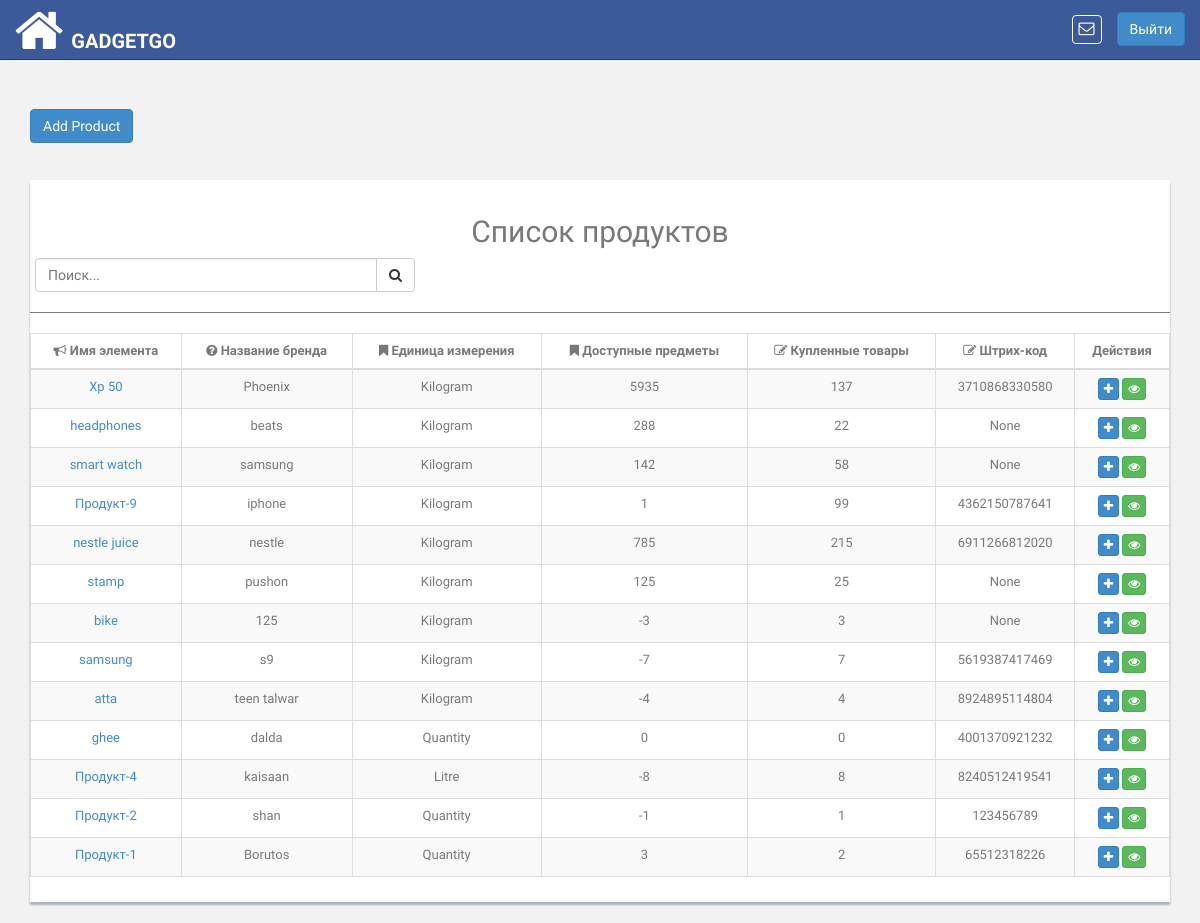
Page /product/items/list/ (signed in) on the committed database.
### pis_product/models.py (models this page shows, shortened)
class Product(models.Model):
    UNIT_TYPE_KG = 'Kilogram'
    UNIT_TYPE_GRAM = 'Gram'
    UNIT_TYPE_LITRE = 'Litre'
    UNIT_TYPE_QUANTITY = 'Quantity'
    UNIT_TYPES = (
        (UNIT_TYPE_KG, 'Kilogram'),
        (UNIT_TYPE_GRAM, 'Gram'),
        (UNIT_TYPE_LITRE, 'Litre'),
        (UNIT_TYPE_QUANTITY, 'Quantity'),
    )
    unit_type = models.CharField(
        choices=UNIT_TYPES, default=UNIT_TYPE_QUANTITY,
        blank=True, null=True, max_length=200
    )
    name = models.CharField(max_length=100, unique=True)
    brand_name = models.CharField(max_length=200, blank=True, null=True)
    retailer = models.ForeignKey(
        'pis_retailer.Retailer',
        related_name='retailer_product',on_delete=models.CASCADE
    )
    bar_code = models.CharField(max_length=13, unique=True, blank=True,
                                null=True)
    def __unicode__(self):
        return self.name
    def product_available_items(self):
        try:
            obj_stock_in = self.stockin_product.aggregate(Sum('quantity'))
            stock_in = float(obj_stock_in.get('quantity__sum'))
        except:
            stock_in = 0
        try:
            obj_stock_out = self.stockout_product.aggregate(
                Sum('stock_out_quantity'))
            stock_out = float(obj_stock_out.get('stock_out_quantity__sum'))
        except:
            stock_out = 0
        return  stock_in - stock_out
    def product_purchased_items(self):
        try:
            obj_stock_out = self.stockout_product.aggregate(
                Sum('stock_out_quantity'))
            stock_out = float(obj_stock_out.get('stock_out_quantity__sum'))
        except:
            stock_out = 0
        return  stock_out

### pis_product/views.py (the view)
class ProductItemList(TemplateView):
    template_name = 'products/product_list.html'
    def dispatch(self, request, *args, **kwargs):
        if not self.request.user.is_authenticated:
            return HttpResponseRedirect(reverse('login'))
        return super(
            ProductItemList, self).dispatch(request, *args, **kwargs)
    def get_context_data(self, **kwargs):
        context = super(ProductItemList, self).get_context_data(**kwargs)
        products = (
            self.request.user.retailer_user.retailer.retailer_product.all()
        )
        context.update({
            'products': products
        })
        return context

### pis_com/templatetags/template_tags.py (called while the page is built)
@register.simple_tag
def product_notifications(retailer_id):
    return Product.objects.filter(retailer__id=retailer_id)

### templates/products/product_list.html (shortened to what this page needs)
{% extends 'base.html' %}
{% block content %}
    <div class="col-md-12">
            <br>
            <a href="{% url 'product:add_product' retailer_id=request.user.retailer_user.retailer.id %}"><button type="button" id="add-product" class="btn btn-primary"  id="load" data-loading-text="<i class='fa fa-circle-o-notch fa-spin'></i>Processing">Add Product </button></a>
            <br><br><br>
            <div class="content-panel table-responsive">
                <table class="table table-striped table-bordered table-advance table-hover item-table">
                    <h2 class="text-center">Список продуктов</h2>
                    <div class="input-group custom-search-form col-md-4" style="left: 5px">
                        <input type="text" class="form-control search-product" placeholder="Поиск...">
                        <span class="input-group-btn">
                            <button class="btn btn-default" type="button">
                                <i class="fa fa-search"></i>
                            </button>
                        </span>
                    </div>
                    <hr>
                    <thead>
                    <tr>
                        <th class="text-center"><i class="fa fa-bullhorn"></i> Имя элемента</th>
                        <th class="text-center"><i class="fa fa-question-circle"></i> Название бренда</th>
                        <th class="text-center"><i class=" fa fa-bookmark"></i> Единица измерения</th>
                        <th class="text-center"><i class=" fa fa-bookmark"></i> Доступные предметы</th>
                        <th class="text-center"><i class=" fa fa-edit"></i> Купленные товары</th>
                        <th class="text-center"><i class=" fa fa-edit"></i> Штрих-код</th>
                        <th class="text-center">Действия</th>
                    </tr>
                    </thead>
                    <tbody class="product-table-body text-center">
                    {% for item in products %}
                        <tr>
                            <td><a href="{% url 'product:item_details' pk=item.id %}">{{ item.name}}</a></td>
                            <td class="#">{{ item.brand_name }}</td>
                            <td class="#">{{ item.unit_type }}</td>
                            <td>{{ item.product_available_items|floatformat:-2 }}</td>
                            <td>{{ item.product_purchased_items|floatformat:-2 }}</td>
                            <td>{{ item.bar_code}}</td>
                            <td>
                                <a href="{% url 'product:add_product_items' product_id=item.id %}"><button class="btn btn-primary btn-xs"><i class="fa fa-plus"></i></button></a>
                                <a href="{% url 'product:item_details' pk=item.id %}"><button class="btn btn-success btn-xs"><i class="fa fa-eye"></i></button></a>
                            </td>
                        </tr>
                    {% endfor %}
                    </tbody>
                </table>
            </div>
        </div>
{% endblock %}

### templates/base.html (shortened to what this page needs)
<!DOCTYPE html>
<html lang="en">
{% load static %}
{% load template_tags %}
<head>
    <link href="{% static 'css/bootstrap.css' %}" rel="stylesheet">
    <link href="{% static 'font-awesome/css/font-awesome.css' %}" rel="stylesheet" />
    <link rel="stylesheet" type="text/css" href="{% static 'css/zabuto_calendar.css' %}">
    <link rel="stylesheet" type="text/css" href="{% static 'js/gritter/css/jquery.gritter.css' %}" />
    <link rel="stylesheet" type="text/css" href="{% static 'lineicons/style.css' %}">
    <link href="{% static 'css/style.css' %}" rel="stylesheet">
    <link href="{% static 'css/style-responsive.css' %}" rel="stylesheet">
    <link href="{% static 'css/profileImage.css' %}" rel="stylesheet" type="text/css"/>
    <link href="{% static 'css/sweetalert2.min.css' %}" rel="stylesheet" />
</head>
<body>
<section id="container" >
    <header class="header black-bg">
        <a href="{% url 'index' %}" class="home_icon"><i class="fa fa-home fa-4x" aria-hidden="true"></i></a>
        <a href="{% url 'index' %}" class="logo"><b>GadgetGo</b></a>
        <div class="right_div">
            <div class="nav notify-row" id="top_menu">
                {% product_notifications retailer_id=request.user.retailer_user.retailer.id as p_n %}
                <ul class="nav top-menu">
                    <li id="header_inbox_bar" class="dropdown">
                        <a data-toggle="dropdown" class="dropdown-toggle msg" href="#">
                            <i class="fa fa-envelope-o"></i>
                        </a>
                    </li>
                </ul>
            </div>
            <div class="top-menu">
                <a class="btn btn-primary" href="{% url 'logout' %}" style="margin-top: 12px;">Выйти</a>
            </div>
        </div>
    </header>
    <section class="wrapper">
        {% block content %}{% endblock %}
    </section>
</section>
</body>
</html>

### app_static/css/style.css (style rules this page uses)
body { color: #797979; background: #f2f2f2; font-family: 'Ruda', sans-serif; padding: 0px !important; margin: 0px !important; font-size:13px; }
ul li { list-style: none; }
a, a:hover, a:focus { text-decoration: none; outline: none; }
#container { width: 100%; height: 100%; }
hr { margin-top: 20px; margin-bottom: 20px; border: 0; border-top: 1px solid #797979; }
.header, .footer { min-height: 60px; padding: 0 15px; }
.header { position: fixed; left: 0; right: 0; z-index: 1002; }
.black-bg { background: #3C5A99; border-bottom: 1px solid #2B3D4A; }
.wrapper { display: inline-block; margin-top: 90px; padding-left: 15px; padding-right: 15px; padding-bottom: 15px; padding-top: 0px; width: 100%; }
a.logo { font-size: 20px; color: #ffffff; float: left; margin-top: 27px; text-transform: uppercase; }
a.logo b { font-weight: 900; }
#top_menu .nav > li, ul.top-menu > li { float: left; }
.notify-row { float: left; margin-top: 15px; margin-left: 92px; }
ul.top-menu > li > a { color: #666666; font-size: 16px; border-radius: 4px; -webkit-border-radius: 4px; border:1px solid #68dff0; padding: 2px 6px; margin-right: 15px; }
.content-panel { background: #ffffff; box-shadow: 0px 3px 2px #aab2bd; padding-top: 15px; padding-bottom: 5px; }

### templates/base.html (style rules this page uses)
.msg { color: #fff !important; border:none !important; border: 1px solid #fff !important; }
.right_div { float:right; }
.notify-row { margin-left: -45px !important; }
.home_icon { float:left; color:#fff; margin-right:8px; margin-top:5px; }

### rows in the picture
Product: name "Xp 50", brand_name "Phoenix", unit_type "Kilogram", product_available_items "5935", product_purchased_items "137", bar_code "3710868330580"
Product: name "headphones", brand_name "beats", unit_type "Kilogram", product_available_items "288", product_purchased_items "22", bar_code "None"
Product: name "smart watch", brand_name "samsung", unit_type "Kilogram", product_available_items "142", product_purchased_items "58", bar_code "None"
Product: name "Продукт-9", brand_name "iphone", unit_type "Kilogram", product_available_items "1", product_purchased_items "99", bar_code "4362150787641"
Product: name "nestle juice", brand_name "nestle", unit_type "Kilogram", product_available_items "785", product_purchased_items "215", bar_code "6911266812020"
Product: name "stamp", brand_name "pushon", unit_type "Kilogram", product_available_items "125", product_purchased_items "25", bar_code "None"
Product: name "bike", brand_name "125", unit_type "Kilogram", product_available_items "-3", product_purchased_items "3", bar_code "None"
Product: name "samsung", brand_name "s9", unit_type "Kilogram", product_available_items "-7", product_purchased_items "7", bar_code "5619387417469"
Product: name "atta", brand_name "teen talwar", unit_type "Kilogram", product_available_items "-4", product_purchased_items "4", bar_code "8924895114804"
Product: name "ghee", brand_name "dalda", unit_type "Quantity", product_available_items "0", product_purchased_items "0", bar_code "4001370921232"
Product: name "Продукт-4", brand_name "kaisaan", unit_type "Litre", product_available_items "-8", product_purchased_items "8", bar_code "8240512419541"
Product: name "Продукт-2", brand_name "shan", unit_type "Quantity", product_available_items "-1", product_purchased_items "1", bar_code "123456789"
Product: name "Продукт-1", brand_name "Borutos", unit_type "Quantity", product_available_items "3", product_purchased_items "2", bar_code "65512318226"
